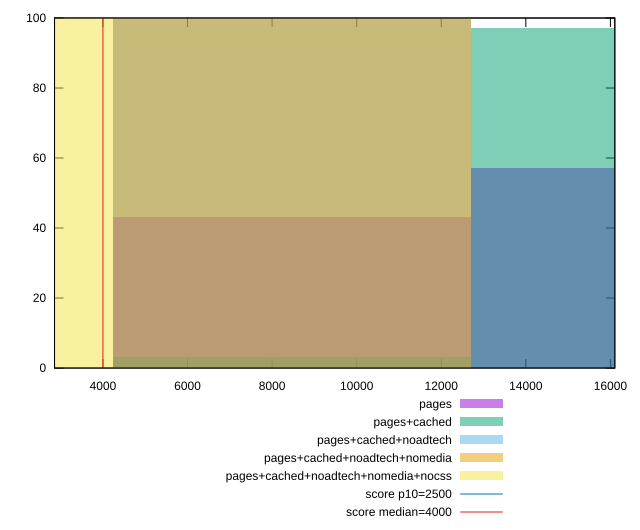

gnuplot code for this plot:
reset

$pages <<EOF
16951.920829635546 57
8475.960414817773 43
EOF

$pagesCached <<EOF
16951.920829635546 97
8475.960414817773 3
EOF

$pagesCachedNoadtech <<EOF
8475.960414817773 100
EOF

$pagesCachedNoadtechNomedia <<EOF
8475.960414817773 100
EOF

$pagesCachedNoadtechNomediaNocss <<EOF
0 100
EOF

set key outside below
set boxwidth 8475.960414817773
set xrange [2855.359500000001:16104.630999999998]
set yrange [0:100]
set trange [0:100]
set style fill transparent solid 0.5 noborder

set parametric
set terminal svg size 640, 530 enhanced background rgb 'white'
set output "report_00009_2021-02-08T22-37-41.559Z/largest-contentful-paint/comparison/histogram/all_raw.svg"

plot $pages title "pages" with boxes, \
     $pagesCached title "pages+cached" with boxes, \
     $pagesCachedNoadtech title "pages+cached+noadtech" with boxes, \
     $pagesCachedNoadtechNomedia title "pages+cached+noadtech+nomedia" with boxes, \
     $pagesCachedNoadtechNomediaNocss title "pages+cached+noadtech+nomedia+nocss" with boxes, \
     2500,t title "score p10=2500", \
     4000,t title "score median=4000"

reset
